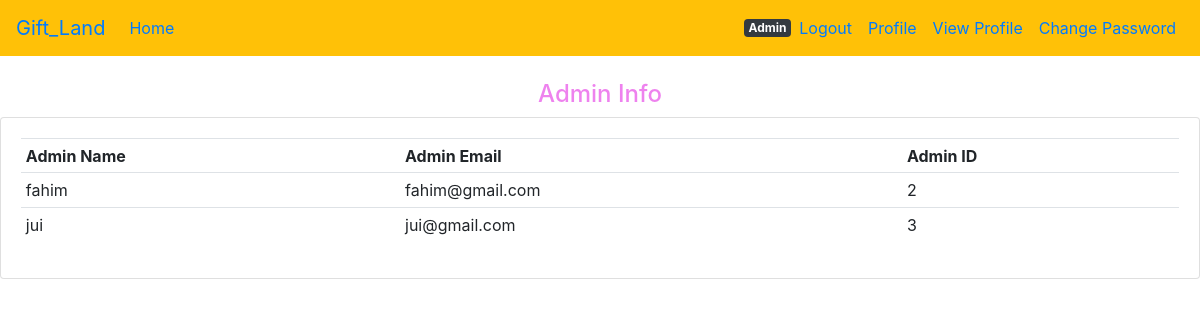
Page /manage/ (signed in) on the committed database.
### Admin/models.py (models this page shows, shortened)
class Admin(models.Model):
    admin_id=models.IntegerField(blank=True,null=True)
    admin_name=models.CharField(max_length=100)
    admin_email=models.CharField(max_length=200,unique=True)
    admin_password=models.CharField(max_length=200)

### Admin/views.py (the view)
# urls.py: path('manage/', Admin_views.Show_Admin),
def Show_Admin(request):
    admin_info=Admin.objects.all()
    context={
        'admin_info':admin_info,
    }
    return render(request,'admin.html',context)

### templates/admin.html
{% extends 'base.html' %}
{% block content %}
<br>
<div class="row">
	<div class="col-md">
        <h4 style="text-align: center; color:violet;">Admin Info</h4>
		<div class="card card-body">
			<table  class="table table-sm">
				<tr>
					<th>Admin Name</th>
					<th>Admin Email</th>
                    <th>Admin ID </th>
					{% for i in admin_info %}
					   <tr>
						   <td>{{ i.admin_name }}</td>
                           <td>{{ i.admin_email }}</td>
						   <td>{{ i.admin_id}}</td>
					   </tr>
					{% endfor %}
				</tr>
			</table>
		</div>
	</div>
</div>
{% endblock content %}

### templates/base.html (shortened to what this page needs)
<!doctype html>
<html lang="en">
  <head>
    <link rel="stylesheet" href="https://stackpath.bootstrapcdn.com/bootstrap/4.5.2/css/bootstrap.min.css">
  </head>
  <body>
<nav class="navbar navbar-expand-lg navbar-transparent bg-warning">
	<a class="navbar-brand" href="#">Gift_Land</a>
	<div class="collapse navbar-collapse" id="navbarSupportedContent">
	  <ul class="navbar-nav mr-auto">
		<li class="nav-item active">
		  <a class="nav-link" href="/">Home <span class="sr-only">(current)</span></a>
		</li>
	  </ul>
	{% if user.is_authenticated %}
	    <span class="badge badge-dark">{{user.username}}</span>
	<ul class="navbar-nav  my-2 my-lg-0">
		<li class="nav-item active">
		  <a class="nav-link" href="/account/logout">Logout<span class="sr-only">(current)</span></a>
		</li>
        <li class="nav-item">
			<a class="nav-link" href="/profile">Profile</a>
		  </li>
		  <li class="nav-item">
			<a class="nav-link" href="/profileview">View Profile</a>
		  </li>
        <li class="nav-item">
			<a class="nav-link" href="/account/password_change">Change Password</a>
		</li>
	</ul>
	{% endif %}
	</div>
  </nav>
  {% block content %}
  {% endblock %}
  </body>
</html>

### rows in the picture
Admin: admin_name "fahim", admin_email "fahim@gmail.com", admin_id "2"
Admin: admin_name "jui", admin_email "jui@gmail.com", admin_id "3"

### other values in the picture
{{ user.username }} "Admin"
